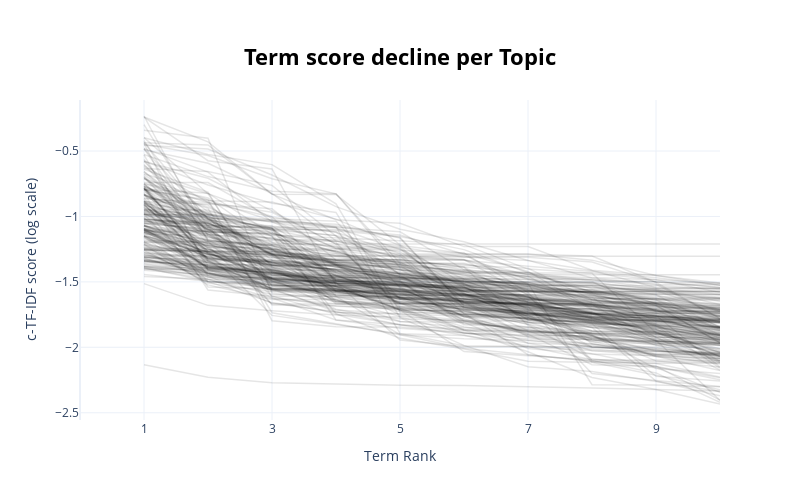

The code cell stored with this chart in its notebook:
### Code cell
topic_model.visualize_term_rank(log_scale=True)
